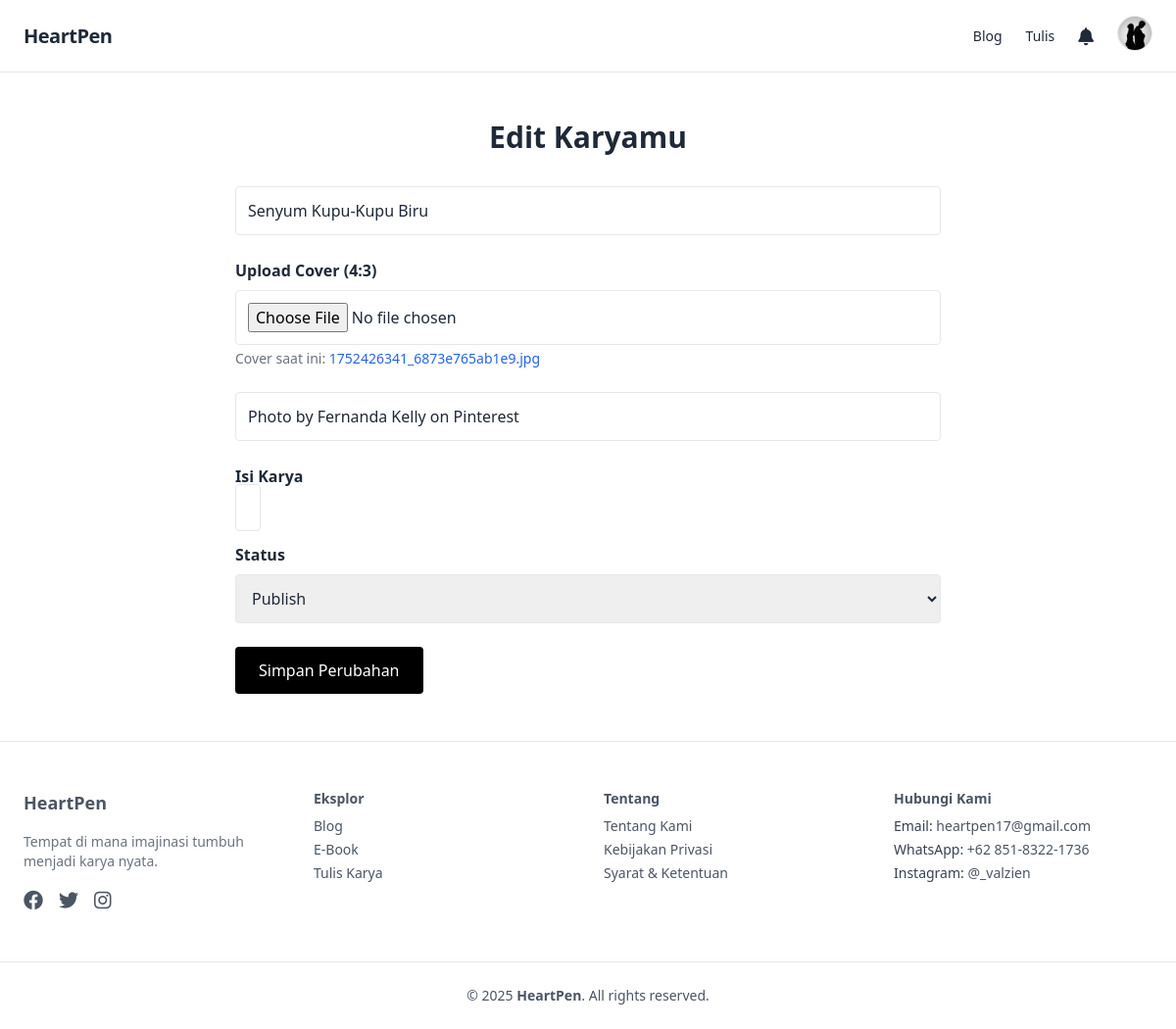
The page /write?baca=senyum-kupu-kupu-biru (signed in) on the database its author committed.
### tables this page shows
CREATE TABLE `users` (
  `id` int(11) NOT NULL,
  `full_name` varchar(100) DEFAULT NULL,
  `username` varchar(50) DEFAULT NULL,
  `email` varchar(100) DEFAULT NULL,
  `password` varchar(255) DEFAULT NULL,
  `is_verified` tinyint(1) DEFAULT 0,
  `verification_token` varchar(64) DEFAULT NULL,
  `token_expiry` datetime DEFAULT NULL,
  `role` enum('admin','user') DEFAULT 'user',
  `profile_photo` varchar(255) DEFAULT NULL,
  `bio` text DEFAULT NULL,
  `instagram` varchar(100) DEFAULT NULL,
  `twitter` varchar(100) DEFAULT NULL,
  `linkedin` varchar(100) DEFAULT NULL,
  `reset_token` varchar(100) DEFAULT NULL,
  `reset_expiry` datetime DEFAULT NULL
);

CREATE TABLE `posts` (
  `id` int(11) NOT NULL,
  `user_id` int(11) DEFAULT NULL,
  `title` varchar(200) DEFAULT NULL,
  `baca` varchar(255) DEFAULT NULL,
  `cover` varchar(255) DEFAULT NULL,
  `image_desc` varchar(255) DEFAULT NULL,
  `content` text DEFAULT NULL,
  `created_at` timestamp NULL DEFAULT current_timestamp(),
  `status` enum('draft','pending','publish','archived') DEFAULT NULL,
  `views` int(11) DEFAULT 0,
  `likes_count` int(11) DEFAULT 0
);

### write.php (the view, shortened to what this page needs)
<?php
include 'koneksi.php';
$user_id = $_SESSION['user_id'];
$edit = false;
$baca = $_GET['baca'] ?? null;
if ($baca) {
    $stmt = $pdo->prepare("SELECT * FROM posts WHERE baca = ? AND user_id = ?");
    $stmt->execute([$baca, $user_id]);
    $post = $stmt->fetch();
    $edit = true;
}
?>
<?php include 'header.php'; ?>
<div class="container mx-auto px-6 py-12 max-w-3xl">
    <h2 class="text-3xl font-bold mb-8 text-center" data-aos="fade-down">
        <?= $edit ? 'Edit Karyamu' : 'Tulis Karyamu!' ?>
    </h2>
    <form method="post" enctype="multipart/form-data" class="space-y-6">
        <div data-aos="fade-up">
            <input type="text" name="title" placeholder="Judul Karya" required class="w-full p-3 border rounded"
                value="<?= $edit ? htmlspecialchars($post['title']) : '' ?>">
        </div>
        <div data-aos="fade-up" data-aos-delay="100">
            <label class="block mb-2 font-semibold">Upload Cover (4:3)</label>
            <input type="file" name="cover" accept="image/*" class="w-full p-3 border rounded">
            <?php if ($edit && $post['cover']): ?>
                <p class="text-sm text-gray-500 mt-1">Cover saat ini:
                    <a href="<?= $post['cover'] ?>" target="_blank" class="text-blue-600 hover:underline">
                        <?= basename($post['cover']) ?>
                    </a>
                </p>
            <?php endif; ?>
        </div>
        <div data-aos="fade-up" data-aos-delay="200">
            <input type="text" name="image_desc" placeholder="Deskripsi Gambar" required class="w-full p-3 border rounded"
                value="<?= $edit ? htmlspecialchars($post['image_desc']) : '' ?>">
        </div>
        <div>
            <label class="block mb-2 font-semibold">Isi Karya</label>
            <trix-editor input="x" class="bg-white p-3 border rounded"></trix-editor>
        </div>
        <div>
            <label class="block mb-2 font-semibold">Status</label>
            <select name="status" class="w-full p-3 border rounded">
                <option value="publish" <?= $edit && $post['status'] == 'publish' ? 'selected' : '' ?>>Publish</option>
            </select>
        </div>
        <button type="submit" class="bg-black text-white px-6 py-3 rounded hover:bg-gray-800 transition">
            <?= $edit ? 'Simpan Perubahan' : 'Kirim Karya' ?>
        </button>
    </form>
</div>
<link rel="stylesheet" href="https://cdnjs.cloudflare.com/ajax/libs/trix/1.3.1/trix.min.css">
<link rel="stylesheet" href="https://unpkg.com/aos@2.3.4/dist/aos.css">
<?php include 'footer.php'; ?>

### header.php (shortened to what this page needs)
<?php
require_once 'koneksi.php';
$username = '';
if (isset($_SESSION['user_id'])) {
    $stmt = $pdo->prepare("SELECT username, profile_photo FROM users WHERE id = ?");
    $stmt->execute([$_SESSION['user_id']]);
    $user = $stmt->fetch();
    if ($user) {
        $username = htmlspecialchars($user['username']);
    }
}
?>
<!DOCTYPE html>
<html lang="id">
<head>
    <script src="https://cdn.tailwindcss.com"></script>
    <link href="https://cdnjs.cloudflare.com/ajax/libs/font-awesome/6.0.0/css/all.min.css" rel="stylesheet">
    <link href="https://unpkg.com/aos@2.3.1/dist/aos.css" rel="stylesheet">
</head>
<body class="bg-white text-gray-800">
<header class="w-full border-b border-gray-200">
    <div class="max-w-7xl mx-auto px-6 py-4 flex items-center justify-between">
        <a href="index" class="text-xl font-bold tracking-tight">HeartPen</a>
        <nav class="hidden md:flex items-center space-x-6 text-sm font-medium">
            <a href="blog" class="hover:text-black transition">Blog</a>
            <?php if (isset($_SESSION['user_id'])): ?>
                <a href="write" class="hover:text-black transition">Tulis</a>
                <div class="relative">
                    <button id="notifBtn" class="relative text-lg focus:outline-none">
                        <i class="fas fa-bell"></i>
                    </button>
                </div>
            <div class="relative">
                <button id="profileBtn" class="focus:outline-none">
                    <?php if (!empty($user['profile_photo']) && file_exists($user['profile_photo'])): ?>
                        <img src="<?= htmlspecialchars($user['profile_photo']) ?>"
                            alt="Profile"
                            class="w-9 h-9 rounded-full border object-cover" />
                    <?php else: ?>
                        <div class="w-9 h-9 bg-gray-600 rounded-full flex items-center justify-center text-white font-bold border">
                            <?= strtoupper(substr($username, 0, 1)) ?>
                        </div>
                    <?php endif; ?>
                </button>
            </div>
            <?php else: ?>
                <a href="login" class="hover:text-black transition">Masuk</a>
                <a href="register" class="bg-black text-white px-4 py-2 rounded hover:bg-gray-800 transition">Daftar</a>
            <?php endif; ?>
        </nav>
    </div>
</header>

### header.php (style rules this page uses)
html, body { overflow-x: hidden; max-width: 100%; }

### rows shown on the page
users: profile_photo (picture)
posts: title "Senyum Kupu-Kupu Biru", cover "1752426341_6873e765ab1e9.jpg", image_desc "Photo by Fernanda Kelly on Pinterest", status "Publish"
